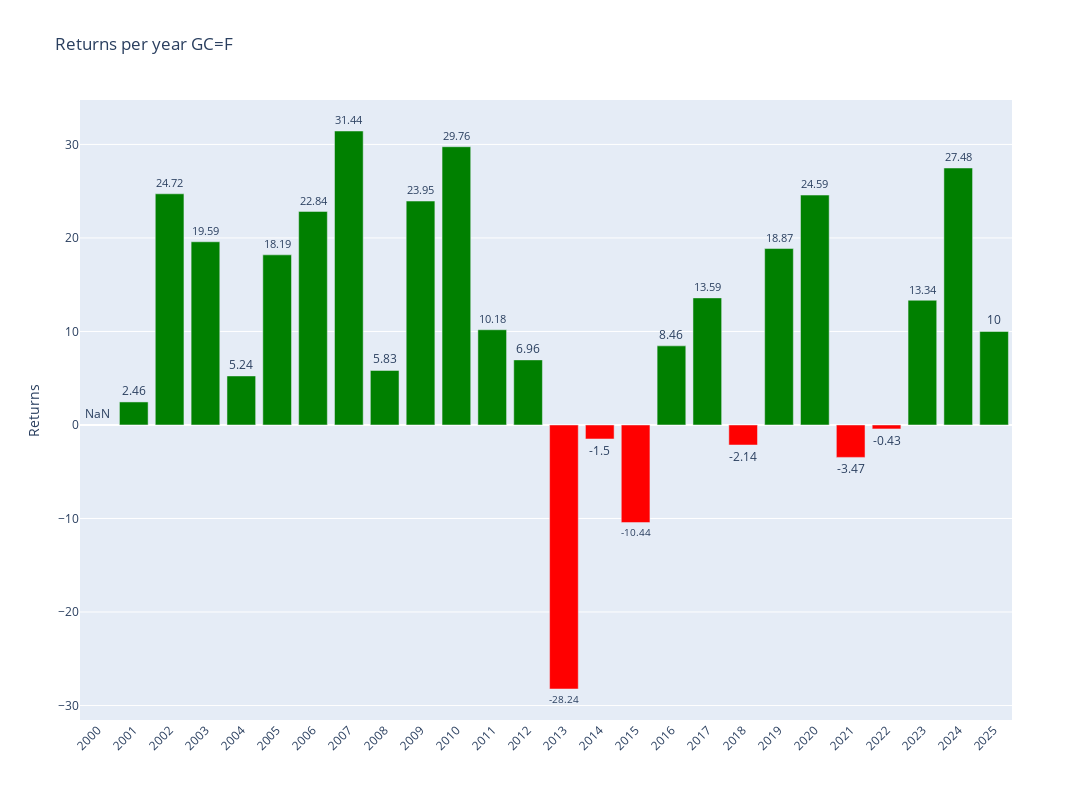

Notebook code for this chart:
### Code cell
# Plotly
fig = make_subplots()

# Add colors
colors = ['green' if x >= 0 else 'red' for x in annual_data['Return']]

# Graph (1,1)
fig.add_trace(go.Bar(y=annual_data['Return'],x=annual_data['Return'].index,text=round(annual_data['Return'],2),textposition='outside',marker_color=colors,hoverinfo='skip'),row=1,col=1)

# Update xaxis properties
fig.update_yaxes(title_text="Returns", row=1, col=1)

fig.update_layout(xaxis=dict(tickvals=annual_data.index,tickangle=-45),height=800, width=1300,title=f"Returns per year {ticker}")

fig.show()

### Figure 1 — Plotly figure (JSON) as saved in the notebook; plotly's stock layout.template omitted (floating-point values rounded to 4 significant figures)
{"data": [{"hoverinfo": "skip", "marker": {"color": ["red", "green", "green", "green", "green", "green", "green", "green", "green", "green", "green", "green", "green", "red", "red", "red", "green", "green", "red", "green", "green", "red", "red", "green", "green", "green"]}, "text": [NaN, 2.46, 24.72, 19.59, 5.24, 18.19, 22.84, 31.44, 5.83, 23.95, 29.76, 10.18, 6.96, -28.24, -1.5, -10.44, 8.46, 13.59, -2.14, 18.87, 24.59, -3.47, -0.43, 13.34, 27.48, 10.0], "textposition": "outside", "type": "bar", "x": [2000, 2001, 2002, 2003, 2004, 2005, 2006, 2007, 2008, 2009, 2010, 2011, 2012, 2013, 2014, 2015, 2016, 2017, 2018, 2019, 2020, 2021, 2022, 2023, 2024, 2025], "xaxis": "x", "y": [NaN, 2.463, 24.72, 19.59, 5.244, 18.19, 22.84, 31.44, 5.833, 23.95, 29.76, 10.18, 6.961, -28.24, -1.498, -10.44, 8.46, 13.59, -2.143, 18.87, 24.59, -3.465, -0.4268, 13.34, 27.48, 10.0], "yaxis": "y"}], "layout": {"height": 800, "title": {"text": "Returns per year GC=F"}, "width": 1300, "xaxis": {"anchor": "y", "domain": [0, 1], "tickangle": -45, "tickvals": [2000, 2001, 2002, 2003, 2004, 2005, 2006, 2007, 2008, 2009, 2010, 2011, 2012, 2013, 2014, 2015, 2016, 2017, 2018, 2019, 2020, 2021, 2022, 2023, 2024, 2025]}, "yaxis": {"anchor": "x", "domain": [0, 1], "title": {"text": "Returns"}}}}
